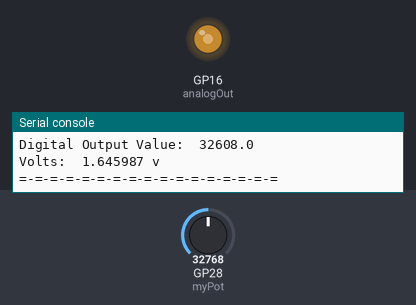
This program was run on a simulated Raspberry Pi Pico running MicroPython. On the bench: output pins drawn as LEDs (lit = HIGH), the last lines printed to the serial console. The test bench sets the inputs (shaded band); at power-on: GP28 (myPot) = 32768 (analog values on the 0–65535 scale).

Above: at 1.2 s.
1.3 s: GP28 (myPot) set to 45874
At 1.8 s:
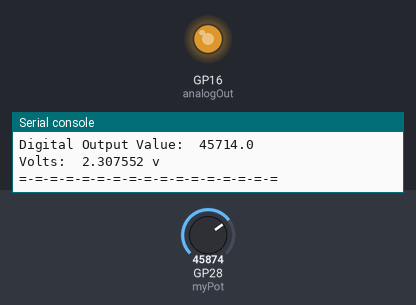
2.8 s: GP28 (myPot) set to 57670
At 3.7 s:
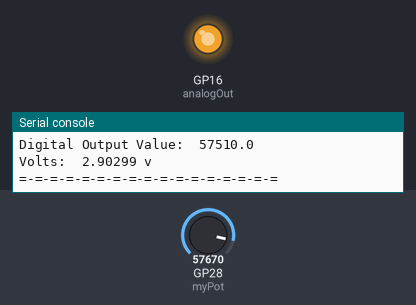
4.3 s: GP28 (myPot) set to 7864
At 5.5 s:
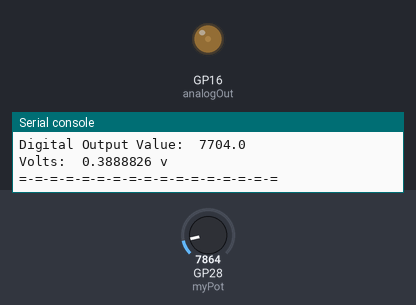
5.8 s: GP28 (myPot) set to 0
At 6.4 s:
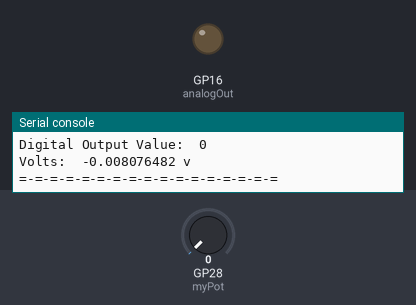
7.3 s: GP28 (myPot) set to 32767
At 8.2 s:
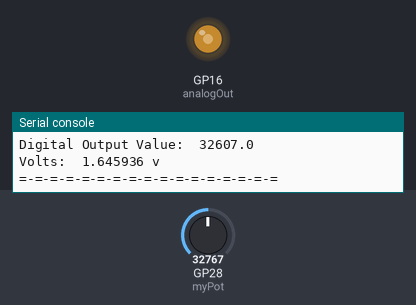
Timing chart, 0 to 9.8 s (numbered marks = the images above; inputs shaded):
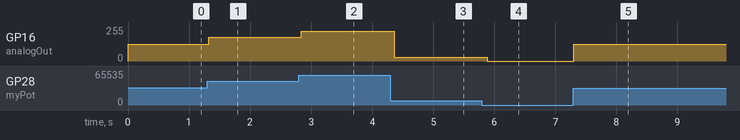

The program:

Lesson_10_PMcW_Potent_Dimming.py
```python
# ************************************************
# Dimmable light 2: Dimming with Potentiometer
# Homework Lesson 10 Paul McWhorter's Pico W Lesson
# Pauls Lesson: https://youtu.be/DJhoUklKidc?si=2u1hpCtTVvkHBoot
# ************************************************
import machine
from time import sleep
from machine import PWM
from machine import Pin
# Variables
readPin = 28
sendPin = 16
# Declare Pins
myPot = machine.ADC (readPin) # Set up pin to read from potentiometer
analogOut = PWM(Pin(sendPin)) # declair sending pin
analogOut.freq(1000) #frequency of signal
analogOut.duty_u16(0) #Duty cycle set to 0

while True:
    potVal = myPot.read_u16() # Get Potentiometer Pin Reading
    volTage = (3.3/65375) * potVal-(160*3.3/65375)
    outVolts = float(volTage)
    pwmVal = (65375/3.3) * outVolts
    if pwmVal < 0:
        pwmVal = 0
    analogOut.duty_u16(int(pwmVal))
    print("Digital Input Value: ",potVal)
    print ("Digital Output Value: ", pwmVal)
    print ("Volts: ",volTage,"v")
    print ("=-=-=-=-=-=-=-=-=-=-=-=-=-=-=-=-=")
    sleep (.1)
```

Measured:
- after the input at 1.3 s, GP16 (analogOut): 127/255 → 178/255 at once
- after the input at 2.8 s, GP16 (analogOut): 178/255 → 224/255 at once
- after the input at 4.3 s, GP16 (analogOut): 224/255 → 30/255 after 0.06 s
- after the input at 5.8 s, GP16 (analogOut): 30/255 → 0/255 after 0.09 s
- after the input at 7.3 s, GP16 (analogOut): 0/255 → 127/255 at once
